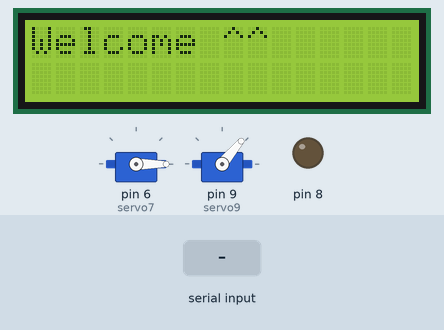
This sketch was run on a simulated Arduino Uno, built with avr-gcc and run on an emulated ATmega328P. Parts: 2 × servo, 16×2 character LCD, output pins drawn as LEDs (lit = HIGH). The test bench sets the inputs (shaded band). What the sketch prints to the serial monitor is not drawn.

Above: at 1.2 s.
1.3 s: "90,45\n" received over Serial
At 2.1 s:
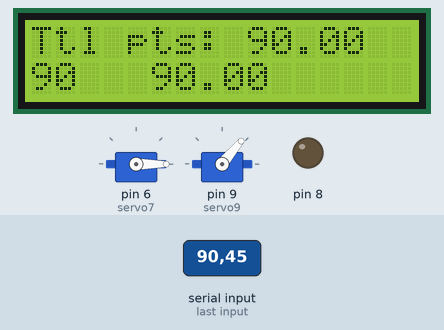
4.3 s: "bottle,1\n" received over Serial
At 4.8 s:
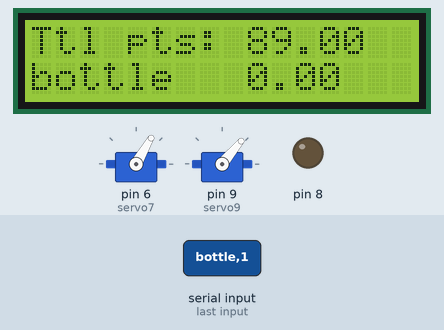
7.3 s: "can,1\n" received over Serial
At 8.1 s:
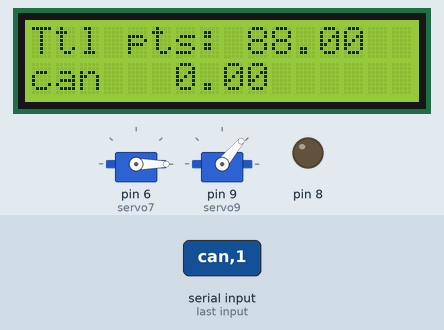
10.3 s: "no_object\n" received over Serial
At 11.0 s:
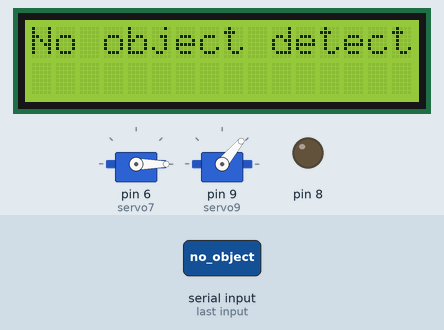
Timing chart, 0 to 12.8 s (numbered marks = the images above; inputs shaded):
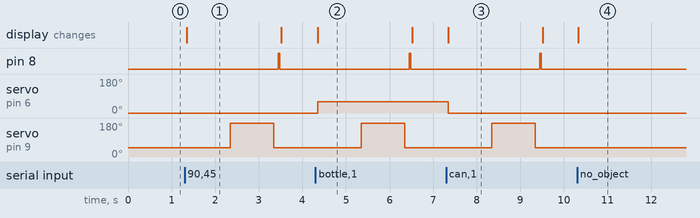

The sketch:

MainProg.ino
```cpp
#include <Servo.h>
#include <Wire.h>
#include <LiquidCrystal_I2C.h>

Servo servo7;
Servo servo9;
LiquidCrystal_I2C lcd(0x27, 16, 2);

float points = 0; // Ensure points is a float for proper accumulation

void setup() {
  pinMode(8, OUTPUT);
  pinMode(11, INPUT);
  Serial.begin(9600);
  servo7.attach(6);
  servo9.attach(9);
  servo7.write(0);
  servo9.write(50);
  lcd.begin(16, 2);
  lcd.backlight();
  lcd.print("Welcome ^^");
 }

void loop() {
  if (Serial.available() > 0) {
    String message = Serial.readStringUntil('\n');


    if (message == "check_ready") {
      if (digitalRead(11) == HIGH) {
        Serial.println("ready");
      } else {
        Serial.println("not_ready");
      }
    } else if (message.startsWith("no_object")) {
        lcd.clear();
      lcd.print("No object detected");
      Serial.println("done");
    } else {
        lcd.clear();
       lcd.print("Processing");
      int commaIndex1 = message.indexOf(',');
      int commaIndex2 = message.indexOf(',', commaIndex1 + 1);
      String label = message.substring(0, commaIndex1);
      String sizeLabel = message.substring(commaIndex1 + 1, commaIndex2);
      float pointValue = message.substring(commaIndex2 + 1).toFloat();

      points += pointValue;
         lcd.clear();
      lcd.print("Ttl pts: ");
      lcd.print(points);
      lcd.setCursor(0, 1);
      lcd.print(label);
      lcd.print("   ");
      lcd.print(pointValue);

      if (label == "bottle") {  // Changed from "plastic_bottle"
        servo7.write(60);
      } else if(label == "can"){
        servo7.write(0);  // Set to appropriate angle if needed
      }

      delay(1000);
      servo9.write(180);
      delay(1000);
      servo9.write(50);
      delay(100);

      if (points >= 1) {
        points -= 1;
        digitalWrite(8, HIGH);
        delay(30);
        digitalWrite(8, LOW);
        delay(30);
           lcd.clear();
        lcd.print("Points: ");
        lcd.print(points);
      }

      Serial.println("done");
    }

  }
}
```

Measured:
- after the input at 1.3 s, pin 8: LOW → HIGH after 2.1 s, → LOW 0.03 s later; servo on pin 9 (servo9): 50° → 180° after 1.0 s, → 50° 1.0 s later; the display: changes after 0.05 s (image 1)
- after the input at 4.3 s, pin 8: LOW → HIGH after 2.2 s, → LOW 0.03 s later; servo on pin 6 (servo7): 0° → 60° after 0.05 s; servo on pin 9 (servo9): 50° → 180° after 1.1 s, → 50° 1.0 s later; the display: changes after 0.05 s (image 2)
- after the input at 7.3 s, pin 8: LOW → HIGH after 2.1 s, → LOW 0.03 s later; servo on pin 6 (servo7): 60° → 0° after 0.05 s; servo on pin 9 (servo9): 50° → 180° after 1.0 s, → 50° 1.0 s later; the display: changes after 0.05 s (image 3)
- after the input at 10.3 s, the display: changes at once (image 4)
- what the display in image 1 shows lasts 2.2 s, from 1.3 s to 3.5 s
